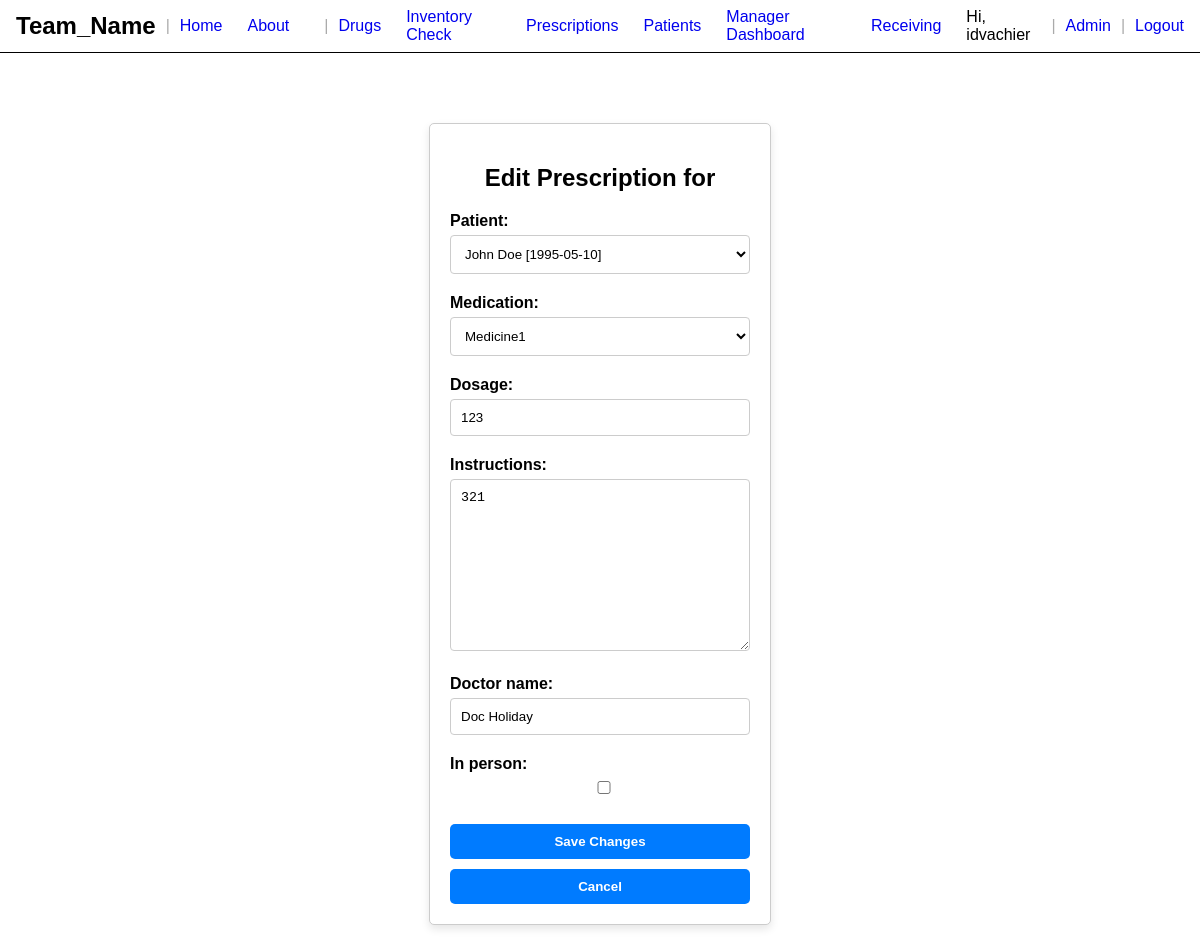
The page /prescriptions/prescriptions/edit/11/ (signed in) on the database its author committed.
### prescriptions/models.py (models this page shows, shortened)
class Prescription(models.Model):
    patient = models.ForeignKey(Patient, on_delete=models.CASCADE, null=True, related_name="prescriptions")
    medication = models.ForeignKey(Drug, on_delete=models.CASCADE, null=True)
    dosage = models.CharField(max_length=100)
    instructions = models.TextField(max_length=1000)
    doctor_name = models.CharField(max_length=100)
    in_person = models.BooleanField(default=False)
    date_prescribed = models.DateTimeField(auto_now_add=True)
    is_filled = models.BooleanField(default=False)  # New field to track if prescription is filled
    picked_up = models.BooleanField(default=False)  # New field to track if prescription has been picked up by patient
    created_by = CurrentUserField()

### prescriptions/views.py (the view)
# urls.py: path('prescriptions/edit/<int:pk>/', views.edit_prescription, name='edit_prescription'),
@login_required
@allowed_groups('Pharmacist')
def edit_prescription(request, pk):
    prescription = get_object_or_404(Prescription, pk=pk)
    if request.method == 'POST':
        form = PrescriptionForm(request.POST, instance=prescription)  # Pass the instance to update
        if form.is_valid():
            if 'save' in request.POST:
                form.save()
                return redirect('prescription_list')  # Redirect to the prescription list after saving
            else:
                return redirect('prescription_list') # Redirect to the prescription list after canceling without saving changes
    else:
        form = PrescriptionForm(instance=prescription)  # Populate the form with existing data
    return render(request, 'edit_prescription.html', {'form': form, 'prescription': prescription})

### prescriptions/forms.py (shortened to what this page needs)
class PrescriptionForm(forms.ModelForm):
    class Meta:
        model = Prescription
        fields = ['patient', 'medication', 'dosage', 'instructions', 'doctor_name', 'in_person']

### drugs/models.py (called while the page is built)
    def __str__(self):
        return self.drug_name

### drugs/templatetags/custom_filters.py (called while the page is built)
@register.filter
def is_in_group(user, group_names):
    group_list = group_names.split(',')
    return user.groups.filter(name__in=group_list).exists()

### patient/models.py (called while the page is built)
    def __str__(self):
        return f"{self.first_name} {self.last_name} [{self.dob}]"

### prescriptions/views.py (called while the page is built)
def allowed_groups(*groups):
    def in_groups(user):
            return user.groups.filter(name__in=groups).exists()
    return user_passes_test(in_groups)

### prescriptions/templates/edit_prescription.html (shortened to what this page needs)
{% extends "base.html" %}
{% block css %}
    {% load static %}
    <link rel="stylesheet" type="text/css" href="{% static 'form.css' %}" />
{% endblock css %}
{% block content %}
<div class="form-container">
    <h2>Edit Prescription for {{ prescription.patient_name }}</h2>
    <form method="post">
        {% for field in form %}
            <div class="form-group {{ field.name }}">
                {{ field.label_tag }}
                {{ field }}
            </div>
        {% endfor %}
        <button type="submit" name="save">Save Changes</button>
        <button type="submit" name="cancel">Cancel</button>
    </form>
</div>
{% endblock %}

### templates/base.html (shortened to what this page needs)
<!DOCTYPE html>
<html lang="en">
    <head>
        {% block css %}
        {% endblock css %}
        {% load static %}
        <link rel="stylesheet" type="text/css" href="{% static 'base.css' %}" />
    </head>
    <body>
        <header>
            <div class="header-section brand">
                <h1>Team_Name</h1>
            </div>
            <span class="divider">|</span>
            <div class="header-section navigation">
                <a href="{% url 'landingPage' %}" class="nav-link">Home</a>
                <a href="{% url 'about' %}" class="nav-link">About</a>
                {% load custom_filters %}
                {% if user|is_in_group:"Pharmacy Technician,Pharmacist,Pharmacy Manager,Cashier" %}
                    <span class="divider">|</span>
                    <a href="{% url 'create_drug' %}"class="nav-link">Drugs</a>
                    <a href="{% url 'inventory_check' %}"class="nav-link">Inventory Check</a>
                    <a href="{% url 'prescriptions' %}" class="nav-link">Prescriptions</a>
                    <a href="{% url 'patients_main' %}" class="nav-link">Patients</a>
                {% endif %}
                {% if user|is_in_group:"Pharmacy Manager" %}
                <a href="{% url 'manager_dash' %}" class="nav-link">Manager Dashboard</a>
                <a href="{% url 'receiving_main' %}" class="nav-link">Receiving</a>
                {% endif %}
            </div>
            <div class="header-section auth-links">
                {% if user.is_authenticated %}
                    <span>Hi, {{ user.username }}</span>
                    <span class="divider">|</span>
                    <a href="{% url 'admin:index' %}" class="auth-link">Admin</a>
                    <span class="divider">|</span>
                    <a href="{% url 'logout' %}" class="auth-link">Logout</a>
                {% else %}
                    <a href="{% url 'login' %}" class="auth-link">Login</a>
                {% endif %}
            </div>
        </header>
        <div id="content">
            {% block content %}
            {% endblock content %}
        </div>
    </body>
</html>

### static/form.css (style rules this page uses)
.form-container { max-width: 300px; margin: 50px auto; padding: 20px; border: 1px solid; border-radius: 5px; }
.form-container h2 { text-align: center; margin-bottom: 20px; }
.form-container button { width: 100%; padding: 10px; border: none; border-radius: 5px; cursor: pointer; font-weight: bold; margin-top: 10px; transition: background-color 0.3s; }
.form-group { position: relative; margin-bottom: 15px; }
.form-group label { display: block; margin-bottom: 5px; font-weight: bold; }
.form-group input, .form-group textarea, .form-group select { width: 100%; padding: 10px; margin-bottom: 5px; border: 1px solid; border-radius: 4px; box-sizing: border-box; }
.form-container { background-color: #fff; border-color: #ccc; color: #000; box-shadow: 0 4px 8px rgba(0, 0, 0, 0.1); }
.form-container button { color: #fff; background-color: #007bff; }
.form-group input, .form-group textarea, .form-group select { border-color: #ccc; background-color: #fff; color: #000; }

### static/base.css (style rules this page uses)
body { font-family: Arial, sans-serif; margin: 0; padding: 0; display: flex; flex-direction: column; height: 100vh; }
#content { flex-grow: 1; padding: 20px; overflow: auto; }
header { display: flex; align-items: center; border-bottom: 1px solid; padding: 0.5rem 1rem; }
.header-section { display: flex; align-items: center; }
.brand, .navigation, .auth-links { display: inline-flex; align-items: center; }
.brand h1 { margin: 0; font-size: 24px; }
.navigation { margin-right: auto; }
.nav-link { margin-right: 25px; text-decoration: none; }
.divider { margin: 0 10px; color: #aaa; font-weight: normal; }
.auth-link { text-decoration: none; }
a { text-decoration: none; }

### rows shown on the page
Prescription: form "John Doe [1995-05-10]" "Medicine1" "123" "321" "Doc Holiday"

### other values the page prints
{{ user.username }} "idvachier"
{{ field.label_tag }} "Patient:" "Medication:" "Dosage:" "Instructions:" "Doctor name:" "In person:"
